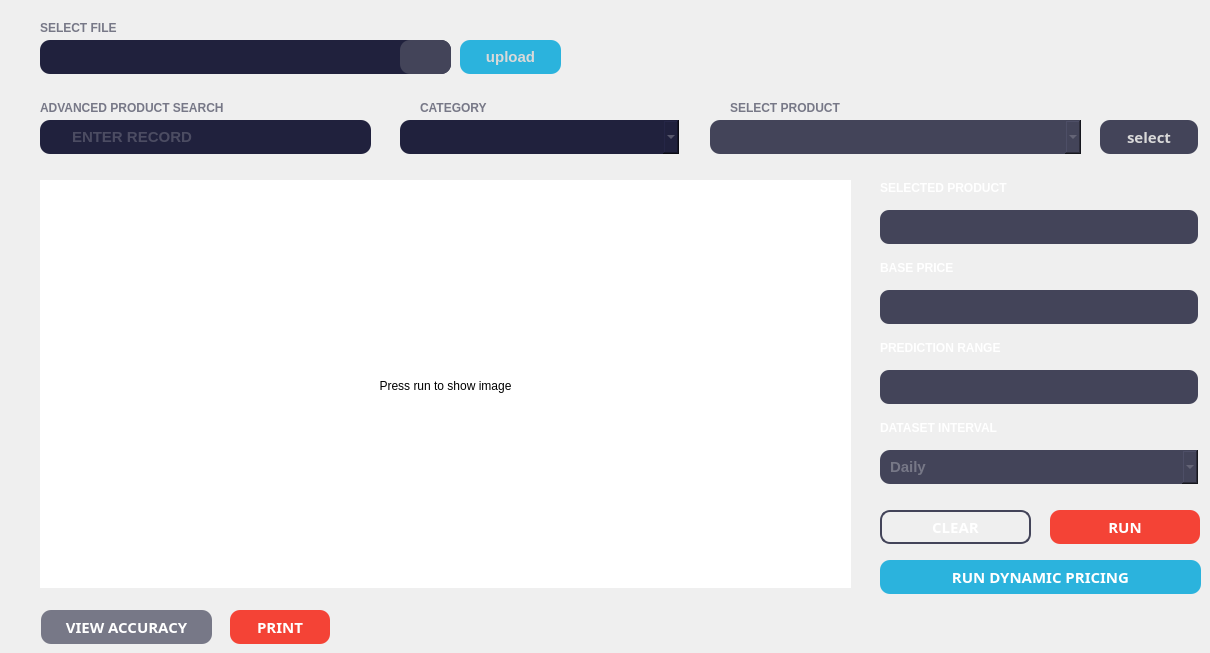
    <widget class="QWidget" name="tab_8">
     <attribute name="title">
      <string>Forecasting</string>
     </attribute>
     <widget class="QPushButton" name="RDPbutton">
      <property name="geometry">
       <rect>
        <x>880</x>
        <y>560</y>
        <width>321</width>
        <height>34</height>
       </rect>
      </property>
      <property name="font">
       <font>
        <family>Montserrat</family>
        <pointsize>-1</pointsize>
        <italic>false</italic>
        <bold>true</bold>
       </font>
      </property>
      <property name="styleSheet">
       <string notr="true">font-family: 'Montserrat';
font-style: normal;
font-weight: 600;
font-size: 15px;
line-height: 18px;

color: #FFFFFF;

background: #2BB3DD;
border-radius: 10px;</string>
      </property>
      <property name="text">
       <string>RUN DYNAMIC PRICING</string>
      </property>
      <property name="icon">
       <iconset resource="ICONS.qrc">
        <normaloff>:/ARROW/RESOURCE/edit.png</normaloff>:/ARROW/RESOURCE/edit.png</iconset>
      </property>
      <property name="iconSize">
       <size>
        <width>12</width>
        <height>12</height>
       </size>
      </property>
     </widget>
     <widget class="QPushButton" name="printbtn">
      <property name="geometry">
       <rect>
        <x>230</x>
        <y>610</y>
        <width>100</width>
        <height>34</height>
       </rect>
      </property>
      <property name="font">
       <font>
        <family>Montserrat</family>
        <pointsize>-1</pointsize>
        <italic>false</italic>
        <bold>true</bold>
       </font>
      </property>
      <property name="styleSheet">
       <string notr="true">font-family: 'Montserrat';
font-style: normal;
font-weight: 600;
font-size: 15px;
line-height: 18px;

color: #FFFFFF;
position: absolute;
width: 115px;
height: 34px;
left: 1074px;
top: calc(50% - 34px/2 - 228px);
background: #F44336;
border-radius: 10px;</string>
      </property>
      <property name="text">
       <string>PRINT</string>
      </property>
      <property name="icon">
       <iconset resource="ICONS.qrc">
        <normaloff>:/ARROW/RESOURCE/print.png</normaloff>:/ARROW/RESOURCE/print.png</iconset>
      </property>
      <property name="iconSize">
       <size>
        <width>12</width>
        <height>12</height>
       </size>
      </property>
     </widget>
     <widget class="QPushButton" name="VAButton">
      <property name="geometry">
       <rect>
        <x>41</x>
        <y>610</y>
        <width>171</width>
        <height>34</height>
       </rect>
      </property>
      <property name="font">
       <font>
        <family>Montserrat</family>
        <pointsize>-1</pointsize>
        <italic>false</italic>
        <bold>true</bold>
       </font>
      </property>
      <property name="styleSheet">
       <string notr="true">font-family: 'Montserrat';
font-style: normal;
font-weight: 600;
font-size: 15px;
line-height: 18px;

color: #FFFFFF;
position: absolute;
width: 115px;
height: 34px;
left: 1074px;
top: calc(50% - 34px/2 - 228px);
background: #777887;
border-radius: 10px;</string>
      </property>
      <property name="text">
       <string>VIEW ACCURACY</string>
      </property>
      <property name="icon">
       <iconset resource="ICONS.qrc">
        <normaloff>:/ARROW/RESOURCE/maximize.png</normaloff>:/ARROW/RESOURCE/maximize.png</iconset>
      </property>
      <property name="iconSize">
       <size>
        <width>12</width>
        <height>12</height>
       </size>
      </property>
     </widget>
     <widget class="QLabel" name="label_7">
      <property name="geometry">
       <rect>
        <x>40</x>
        <y>100</y>
        <width>211</width>
        <height>16</height>
       </rect>
      </property>
      <property name="styleSheet">
       <string notr="true">font-family: 'Montserrat';
font-style: normal;
font-weight: 600;
font-size: 10.1515px;
line-height: 12px;
text-transform: uppercase;

color: #777887;</string>
      </property>
      <property name="text">
       <string>ADVANCED PRODUCT SEARCH</string>
      </property>
     </widget>
     <widget class="QLineEdit" name="selectedpTB">
      <property name="geometry">
       <rect>
        <x>880</x>
        <y>210</y>
        <width>318</width>
        <height>34</height>
       </rect>
      </property>
      <property name="styleSheet">
       <string notr="true">font-family: 'Montserrat';
font-style: normal;
font-weight: 500;
font-size: 15px;
line-height: 18px;
color: #777887;

position: absolute;
width: 318px;
height: 34px;

background: #434459;
border-radius: 9.32035px;

padding-left:10px;</string>
      </property>
      <property name="text">
       <string/>
      </property>
      <property name="placeholderText">
       <string/>
      </property>
     </widget>
     <widget class="QLabel" name="label_8">
      <property name="geometry">
       <rect>
        <x>890</x>
        <y>300</y>
        <width>16</width>
        <height>16</height>
       </rect>
      </property>
      <property name="styleSheet">
       <string notr="true">
image: url(:/ARROW/RESOURCE/P.png);</string>
      </property>
      <property name="text">
       <string/>
      </property>
     </widget>
     <widget class="QLabel" name="label_9">
      <property name="geometry">
       <rect>
        <x>880</x>
        <y>180</y>
        <width>141</width>
        <height>16</height>
       </rect>
      </property>
      <property name="styleSheet">
       <string notr="true">font-family: 'Montserrat';
font-style: normal;
font-weight: 600;
font-size: 10.1515px;
line-height: 12px;
text-transform: uppercase;

color: #FFFFFF;</string>
      </property>
      <property name="text">
       <string>SELECTED PRODUCT</string>
      </property>
     </widget>
     <widget class="QLineEdit" name="bptb">
      <property name="geometry">
       <rect>
        <x>880</x>
        <y>290</y>
        <width>318</width>
        <height>34</height>
       </rect>
      </property>
      <property name="styleSheet">
       <string notr="true">font-family: 'Montserrat';
font-style: normal;
font-weight: 500;
font-size: 15px;
line-height: 18px;
color: #777887;

position: absolute;
width: 318px;
height: 34px;

background: #434459;
border-radius: 9.32035px;

padding-left:30px;</string>
      </property>
      <property name="text">
       <string/>
      </property>
      <property name="placeholderText">
       <string/>
      </property>
     </widget>
     <widget class="QLabel" name="label_10">
      <property name="geometry">
       <rect>
        <x>880</x>
        <y>260</y>
        <width>141</width>
        <height>16</height>
       </rect>
      </property>
      <property name="styleSheet">
       <string notr="true">font-family: 'Montserrat';
font-style: normal;
font-weight: 600;
font-size: 10.1515px;
line-height: 12px;
text-transform: uppercase;

color: #FFFFFF;</string>
      </property>
      <property name="text">
       <string>BASE PRICE</string>
      </property>
     </widget>
     <widget class="QLabel" name="label_11">
      <property name="geometry">
       <rect>
        <x>880</x>
        <y>340</y>
        <width>141</width>
        <height>16</height>
       </rect>
      </property>
      <property name="styleSheet">
       <string notr="true">font-family: 'Montserrat';
font-style: normal;
font-weight: 600;
font-size: 10.1515px;
line-height: 12px;
text-transform: uppercase;

color: #FFFFFF;</string>
      </property>
      <property name="text">
       <string>PREDICTION RANGE</string>
      </property>
     </widget>
     <widget class="QLineEdit" name="PredRTB">
      <property name="geometry">
       <rect>
        <x>880</x>
        <y>370</y>
        <width>318</width>
        <height>34</height>
       </rect>
      </property>
      <property name="styleSheet">
       <string notr="true">font-family: 'Montserrat';
font-style: normal;
font-weight: 500;
font-size: 15px;
line-height: 18px;
color: #777887;

position: absolute;
width: 318px;
height: 34px;

background: #434459;
border-radius: 9.32035px;

padding-left:10px;</string>
      </property>
      <property name="text">
       <string/>
      </property>
      <property name="placeholderText">
       <string/>
      </property>
     </widget>
     <widget class="QLabel" name="label_12">
      <property name="geometry">
       <rect>
        <x>880</x>
        <y>420</y>
        <width>141</width>
        <height>16</height>
       </rect>
      </property>
      <property name="styleSheet">
       <string notr="true">font-family: 'Montserrat';
font-style: normal;
font-weight: 600;
font-size: 10.1515px;
line-height: 12px;
text-transform: uppercase;

color: #FFFFFF;</string>
      </property>
      <property name="text">
       <string>DATASET INTERVAL</string>
      </property>
     </widget>
     <widget class="QPushButton" name="fclearbutton">
      <property name="geometry">
       <rect>
        <x>880</x>
        <y>510</y>
        <width>151</width>
        <height>34</height>
       </rect>
      </property>
      <property name="font">
       <font>
        <family>Montserrat</family>
        <pointsize>-1</pointsize>
        <italic>false</italic>
        <bold>true</bold>
       </font>
      </property>
      <property name="styleSheet">
       <string notr="true">font-family: 'Montserrat';
font-style: normal;
font-weight: 600;
font-size: 15px;
line-height: 18px;

color: #FFFFFF;
box-sizing: border-box;

position: absolute;
width: 131px;
height: 34px;
left: 52.1px;
top: calc(50% - 34px/2 + 231px);

border: 2px solid #434459;
border-radius: 10px;</string>
      </property>
      <property name="text">
       <string>CLEAR</string>
      </property>
      <property name="icon">
       <iconset resource="ICONS.qrc">
        <normaloff>:/ARROW/RESOURCE/clear.png</normaloff>:/ARROW/RESOURCE/clear.png</iconset>
      </property>
      <property name="iconSize">
       <size>
        <width>12</width>
        <height>12</height>
       </size>
      </property>
     </widget>
     <widget class="QPushButton" name="runbutton">
      <property name="geometry">
       <rect>
        <x>1050</x>
        <y>510</y>
        <width>150</width>
        <height>34</height>
       </rect>
      </property>
      <property name="font">
       <font>
        <family>Montserrat</family>
        <pointsize>-1</pointsize>
        <italic>false</italic>
        <bold>true</bold>
       </font>
      </property>
      <property name="styleSheet">
       <string notr="true">font-family: 'Montserrat';
font-style: normal;
font-weight: 600;
font-size: 15px;
line-height: 18px;

color: #FFFFFF;
box-sizing: border-box;

position: absolute;
width: 131px;
height: 34px;
left: 200.1px;
top: calc(50% - 34px/2 + 231px);

background: #F44336;
border-radius: 10px;</string>
      </property>
      <property name="text">
       <string>RUN</string>
      </property>
      <property name="icon">
       <iconset resource="ICONS.qrc">
        <normaloff>:/ARROW/RESOURCE/clear white.png</normaloff>:/ARROW/RESOURCE/clear white.png</iconset>
      </property>
      <property name="iconSize">
       <size>
        <width>12</width>
        <height>12</height>
       </size>
      </property>
     </widget>
     <widget class="QFrame" name="fcastframe">
      <property name="geometry">
       <rect>
        <x>40</x>
        <y>180</y>
        <width>811</width>
        <height>408</height>
       </rect>
      </property>
      <property name="styleSheet">
       <string notr="true">background: #FFFFFF;</string>
      </property>
      <property name="frameShape">
       <enum>QFrame::StyledPanel</enum>
      </property>
      <property name="frameShadow">
       <enum>QFrame::Raised</enum>
      </property>
      <widget class="QLabel" name="forecastlabel">
       <property name="geometry">
        <rect>
         <x>0</x>
         <y>0</y>
         <width>811</width>
         <height>411</height>
        </rect>
       </property>
       <property name="layoutDirection">
        <enum>Qt::LeftToRight</enum>
       </property>
       <property name="text">
        <string>Press run to show image</string>
       </property>
       <property name="textFormat">
        <enum>Qt::AutoText</enum>
       </property>
       <property name="alignment">
        <set>Qt::AlignCenter</set>
       </property>
      </widget>
     </widget>
     <widget class="QLabel" name="label_13">
      <property name="geometry">
       <rect>
        <x>50</x>
        <y>130</y>
        <width>16</width>
        <height>16</height>
       </rect>
      </property>
      <property name="styleSheet">
       <string notr="true">
image: url(:/ARROW/RESOURCE/search.png);</string>
      </property>
      <property name="text">
       <string/>
      </property>
     </widget>
     <widget class="QLineEdit" name="stb">
      <property name="geometry">
       <rect>
        <x>40</x>
        <y>120</y>
        <width>331</width>
        <height>34</height>
       </rect>
      </property>
      <property name="styleSheet">
       <string notr="true">font-family: 'Montserrat';
font-style: normal;
font-weight: 500;
font-size: 15px;
line-height: 15px;

text-transform: uppercase;

color: #777887;

position: absolute;
width: 318px;
height: 34px;

background: #20213D;
border-radius: 10px;

padding-left:30px;</string>
      </property>
      <property name="text">
       <string/>
      </property>
      <property name="placeholderText">
       <string>ENTER RECORD</string>
      </property>
     </widget>
     <widget class="QComboBox" name="ctcb">
      <property name="geometry">
       <rect>
        <x>400</x>
        <y>120</y>
        <width>279</width>
        <height>34</height>
       </rect>
      </property>
      <property name="styleSheet">
       <string notr="true">font-family: 'Montserrat';
font-style: normal;
font-weight: 500;
font-size: 15px;
line-height: 15px;

text-transform: uppercase;

color: #777887;

position: absolute;
width: 318px;
height: 34px;

background: #20213D;
border-radius: 10px;

padding-left:10px;</string>
      </property>
      <property name="currentText">
       <string/>
      </property>
     </widget>
     <widget class="QLabel" name="label_14">
      <property name="geometry">
       <rect>
        <x>420</x>
        <y>100</y>
        <width>81</width>
        <height>16</height>
       </rect>
      </property>
      <property name="styleSheet">
       <string notr="true">font-family: 'Montserrat';
font-style: normal;
font-weight: 600;
font-size: 10.1515px;
line-height: 12px;
text-transform: uppercase;

color: #777887;</string>
      </property>
      <property name="text">
       <string>CATEGORY</string>
      </property>
     </widget>
     <widget class="QLabel" name="label_15">
      <property name="geometry">
       <rect>
        <x>400</x>
        <y>100</y>
        <width>12</width>
        <height>12</height>
       </rect>
      </property>
      <property name="minimumSize">
       <size>
        <width>12</width>
        <height>12</height>
       </size>
      </property>
      <property name="maximumSize">
       <size>
        <width>12</width>
        <height>12</height>
       </size>
      </property>
      <property name="styleSheet">
       <string notr="true">image: url(:/ARROW/RESOURCE/filter1.png);</string>
      </property>
      <property name="text">
       <string/>
      </property>
     </widget>
     <widget class="QLabel" name="label_16">
      <property name="geometry">
       <rect>
        <x>730</x>
        <y>100</y>
        <width>121</width>
        <height>16</height>
       </rect>
      </property>
      <property name="styleSheet">
       <string notr="true">font-family: 'Montserrat';
font-style: normal;
font-weight: 600;
font-size: 10.1515px;
line-height: 12px;
text-transform: uppercase;

color: #777887;</string>
      </property>
      <property name="text">
       <string>SELECT PRODUCT</string>
      </property>
     </widget>
     <widget class="QLabel" name="label_17">
      <property name="geometry">
       <rect>
        <x>710</x>
        <y>100</y>
        <width>13</width>
        <height>13</height>
       </rect>
      </property>
      <property name="minimumSize">
       <size>
        <width>13</width>
        <height>13</height>
       </size>
      </property>
      <property name="maximumSize">
       <size>
        <width>13</width>
        <height>13</height>
       </size>
      </property>
      <property name="styleSheet">
       <string notr="true">image: url(:/ARROW/RESOURCE/product.png);</string>
      </property>
      <property name="text">
       <string/>
      </property>
     </widget>
     <widget class="QComboBox" name="pcb">
      <property name="geometry">
       <rect>
        <x>710</x>
        <y>120</y>
        <width>371</width>
        <height>34</height>
       </rect>
      </property>
      <property name="styleSheet">
       <string notr="true">font-family: 'Montserrat';
font-style: normal;
font-weight: 500;
font-size: 15px;
line-height: 15px;

text-transform: uppercase;

color: #777887;

position: absolute;
width: 318px;
height: 34px;

background: #434459;
border-radius: 10px;

padding-left:10px;</string>
      </property>
      <property name="currentText">
       <string/>
      </property>
     </widget>
     <widget class="QPushButton" name="selbutton">
      <property name="geometry">
       <rect>
        <x>1100</x>
        <y>120</y>
        <width>98</width>
        <height>34</height>
       </rect>
      </property>
      <property name="font">
       <font>
        <family>Montserrat</family>
        <pointsize>-1</pointsize>
        <italic>false</italic>
        <bold>true</bold>
       </font>
      </property>
      <property name="styleSheet">
       <string notr="true">font-family: 'Montserrat';
font-style: normal;
font-weight: 600;
font-size: 15px;
line-height: 15px;
/* identical to box height */

text-transform: uppercase;

color: #D9D9D9;
position: absolute;
width: 115px;
height: 34px;
left: 1074px;
top: calc(50% - 34px/2 - 228px);
background: #434459;
border-radius: 10px;</string>
      </property>
      <property name="text">
       <string>select</string>
      </property>
      <property name="iconSize">
       <size>
        <width>12</width>
        <height>12</height>
       </size>
      </property>
     </widget>
     <widget class="QComboBox" name="intervalCB">
      <property name="geometry">
       <rect>
        <x>880</x>
        <y>450</y>
        <width>318</width>
        <height>34</height>
       </rect>
      </property>
      <property name="styleSheet">
       <string notr="true">font-family: 'Montserrat';
font-style: normal;
font-weight: 500;
font-size: 15px;
line-height: 15px;

text-transform: uppercase;

color: #777887;

position: absolute;
width: 318px;
height: 34px;

background: #434459;
border-radius: 10px;

padding-left:10px;</string>
      </property>
      <property name="currentText">
       <string>Daily</string>
      </property>
      <item>
       <property name="text">
        <string>Daily</string>
       </property>
      </item>
      <item>
       <property name="text">
        <string>Weekly</string>
       </property>
      </item>
      <item>
       <property name="text">
        <string>Monthly</string>
       </property>
      </item>
      <item>
       <property name="text">
        <string>Yearly</string>
       </property>
      </item>
     </widget>
     <widget class="QLineEdit" name="lineEdit_12">
      <property name="geometry">
       <rect>
        <x>40</x>
        <y>40</y>
        <width>411</width>
        <height>34</height>
       </rect>
      </property>
      <property name="styleSheet">
       <string notr="true">font-family: 'Montserrat';
font-style: normal;
font-weight: 500;
font-size: 15px;
line-height: 15px;

text-transform: uppercase;

color: #777887;

position: absolute;
width: 318px;
height: 34px;

background: #20213D;
border-radius: 10px;

padding-left:30px;</string>
      </property>
      <property name="text">
       <string/>
      </property>
      <property name="placeholderText">
       <string/>
      </property>
     </widget>
     <widget class="QLabel" name="label_18">
      <property name="geometry">
       <rect>
        <x>40</x>
        <y>20</y>
        <width>211</width>
        <height>16</height>
       </rect>
      </property>
      <property name="styleSheet">
       <string notr="true">font-family: 'Montserrat';
font-style: normal;
font-weight: 600;
font-size: 10.1515px;
line-height: 12px;
text-transform: uppercase;

color: #777887;</string>
      </property>
      <property name="text">
       <string>SELECT FILE</string>
      </property>
     </widget>
     <widget class="QPushButton" name="changecsv">
      <property name="geometry">
       <rect>
        <x>400</x>
        <y>40</y>
        <width>51</width>
        <height>34</height>
       </rect>
      </property>
      <property name="styleSheet">
       <string notr="true">font-family: 'Montserrat';
font-style: normal;
font-weight: 600;
font-size: 15px;
line-height: 15px;
/* identical to box height */

text-transform: uppercase;

color: #D9D9D9;
position: absolute;
width: 115px;
height: 34px;
left: 1074px;
top: calc(50% - 34px/2 - 228px);
background: #434459;
border-radius: 10px;</string>
      </property>
      <property name="text">
       <string/>
      </property>
      <property name="icon">
       <iconset resource="ICONS.qrc">
        <normaloff>:/ARROW/RESOURCE/attach.png</normaloff>:/ARROW/RESOURCE/attach.png</iconset>
      </property>
     </widget>
     <widget class="QPushButton" name="confirmreplace">
      <property name="geometry">
       <rect>
        <x>460</x>
        <y>40</y>
        <width>101</width>
        <height>34</height>
       </rect>
      </property>
      <property name="styleSheet">
       <string notr="true">font-family: 'Montserrat';
font-style: normal;
font-weight: 600;
font-size: 15px;
line-height: 15px;
/* identical to box height */

text-transform: uppercase;

color: #D9D9D9;
position: absolute;
width: 115px;
height: 34px;
left: 1074px;
top: calc(50% - 34px/2 - 228px);
background: #2BB3DD;
border-radius: 10px;</string>
      </property>
      <property name="text">
       <string>upload</string>
      </property>
     </widget>
     <widget class="QLabel" name="file_selected">
      <property name="geometry">
       <rect>
        <x>50</x>
        <y>50</y>
        <width>211</width>
        <height>16</height>
       </rect>
      </property>
      <property name="styleSheet">
       <string notr="true">font-family: 'Montserrat';
font-style: normal;
font-weight: 600;
font-size: 10.1515px;
line-height: 12px;
text-transform: uppercase;

color: #777887;</string>
      </property>
      <property name="text">
       <string/>
      </property>
     </widget>
     <zorder>stb</zorder>
     <zorder>bptb</zorder>
     <zorder>RDPbutton</zorder>
     <zorder>printbtn</zorder>
     <zorder>VAButton</zorder>
     <zorder>label_7</zorder>
     <zorder>selectedpTB</zorder>
     <zorder>label_8</zorder>
     <zorder>label_9</zorder>
     <zorder>label_10</zorder>
     <zorder>label_11</zorder>
     <zorder>PredRTB</zorder>
     <zorder>label_12</zorder>
     <zorder>fclearbutton</zorder>
     <zorder>runbutton</zorder>
     <zorder>fcastframe</zorder>
     <zorder>label_13</zorder>
     <zorder>ctcb</zorder>
     <zorder>label_14</zorder>
     <zorder>label_15</zorder>
     <zorder>label_16</zorder>
     <zorder>label_17</zorder>
     <zorder>pcb</zorder>
     <zorder>selbutton</zorder>
     <zorder>intervalCB</zorder>
     <zorder>lineEdit_12</zorder>
     <zorder>label_18</zorder>
     <zorder>changecsv</zorder>
     <zorder>confirmreplace</zorder>
     <zorder>file_selected</zorder>
    </widget>
